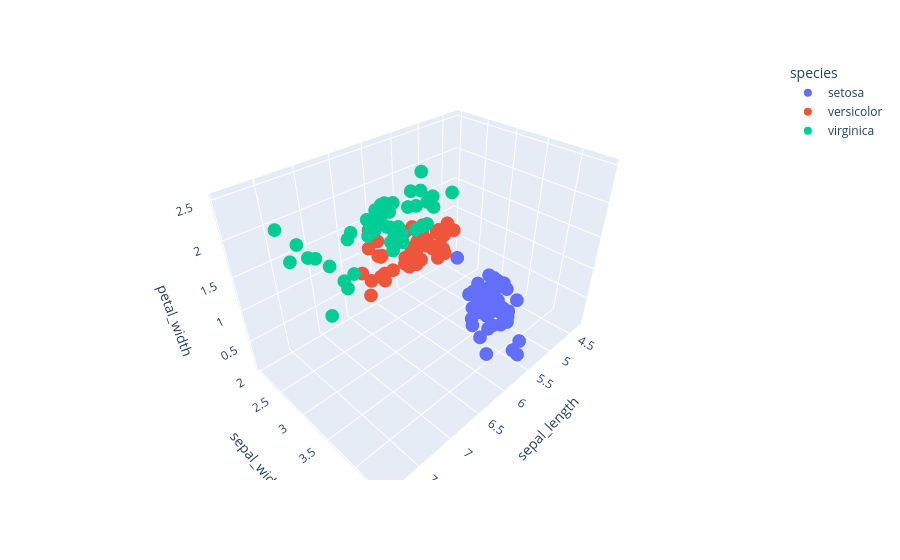

Write notebook code for a chart like this one.
### Markdown cell above
3D scatter plot with Plotly Express

### Code cell
import plotly.express as px
fig=px.data.iris()
print(fig)
var=px.scatter_3d(fig,x="sepal_length",y="sepal_width",z="petal_width",color='species')
var.show()

### Figure 1 — Plotly figure (JSON) as saved in the notebook; plotly's stock layout.template omitted (floating-point values rounded to 4 significant figures)
{"data": [{"hovertemplate": "species=setosa<br>sepal_length=%{x}<br>sepal_width=%{y}<br>petal_width=%{z}<extra></extra>", "legendgroup": "setosa", "marker": {"color": "#636efa", "symbol": "circle"}, "mode": "markers", "name": "setosa", "scene": "scene", "showlegend": true, "type": "scatter3d", "x": [5.1, 4.9, 4.7, 4.6, 5.0, 5.4, 4.6, 5.0, 4.4, 4.9, 5.4, 4.8, 4.8, 4.3, 5.8, 5.7, 5.4, 5.1, 5.7, 5.1, 5.4, 5.1, 4.6, 5.1, 4.8, 5.0, 5.0, 5.2, 5.2, 4.7, 4.8, 5.4, 5.2, 5.5, 4.9, 5.0, 5.5, 4.9, 4.4, 5.1, 5.0, 4.5, 4.4, 5.0, 5.1, 4.8, 5.1, 4.6, 5.3, 5.0], "y": [3.5, 3.0, 3.2, 3.1, 3.6, 3.9, 3.4, 3.4, 2.9, 3.1, 3.7, 3.4, 3.0, 3.0, 4.0, 4.4, 3.9, 3.5, 3.8, 3.8, 3.4, 3.7, 3.6, 3.3, 3.4, 3.0, 3.4, 3.5, 3.4, 3.2, 3.1, 3.4, 4.1, 4.2, 3.1, 3.2, 3.5, 3.1, 3.0, 3.4, 3.5, 2.3, 3.2, 3.5, 3.8, 3.0, 3.8, 3.2, 3.7, 3.3], "z": [0.2, 0.2, 0.2, 0.2, 0.2, 0.4, 0.3, 0.2, 0.2, 0.1, 0.2, 0.2, 0.1, 0.1, 0.2, 0.4, 0.4, 0.3, 0.3, 0.3, 0.2, 0.4, 0.2, 0.5, 0.2, 0.2, 0.4, 0.2, 0.2, 0.2, 0.2, 0.4, 0.1, 0.2, 0.1, 0.2, 0.2, 0.1, 0.2, 0.2, 0.3, 0.3, 0.2, 0.6, 0.4, 0.3, 0.2, 0.2, 0.2, 0.2]}, {"hovertemplate": "species=versicolor<br>sepal_length=%{x}<br>sepal_width=%{y}<br>petal_width=%{z}<extra></extra>", "legendgroup": "versicolor", "marker": {"color": "#EF553B", "symbol": "circle"}, "mode": "markers", "name": "versicolor", "scene": "scene", "showlegend": true, "type": "scatter3d", "x": [7.0, 6.4, 6.9, 5.5, 6.5, 5.7, 6.3, 4.9, 6.6, 5.2, 5.0, 5.9, 6.0, 6.1, 5.6, 6.7, 5.6, 5.8, 6.2, 5.6, 5.9, 6.1, 6.3, 6.1, 6.4, 6.6, 6.8, 6.7, 6.0, 5.7, 5.5, 5.5, 5.8, 6.0, 5.4, 6.0, 6.7, 6.3, 5.6, 5.5, 5.5, 6.1, 5.8, 5.0, 5.6, 5.7, 5.7, 6.2, 5.1, 5.7], "y": [3.2, 3.2, 3.1, 2.3, 2.8, 2.8, 3.3, 2.4, 2.9, 2.7, 2.0, 3.0, 2.2, 2.9, 2.9, 3.1, 3.0, 2.7, 2.2, 2.5, 3.2, 2.8, 2.5, 2.8, 2.9, 3.0, 2.8, 3.0, 2.9, 2.6, 2.4, 2.4, 2.7, 2.7, 3.0, 3.4, 3.1, 2.3, 3.0, 2.5, 2.6, 3.0, 2.6, 2.3, 2.7, 3.0, 2.9, 2.9, 2.5, 2.8], "z": [1.4, 1.5, 1.5, 1.3, 1.5, 1.3, 1.6, 1.0, 1.3, 1.4, 1.0, 1.5, 1.0, 1.4, 1.3, 1.4, 1.5, 1.0, 1.5, 1.1, 1.8, 1.3, 1.5, 1.2, 1.3, 1.4, 1.4, 1.7, 1.5, 1.0, 1.1, 1.0, 1.2, 1.6, 1.5, 1.6, 1.5, 1.3, 1.3, 1.3, 1.2, 1.4, 1.2, 1.0, 1.3, 1.2, 1.3, 1.3, 1.1, 1.3]}, {"hovertemplate": "species=virginica<br>sepal_length=%{x}<br>sepal_width=%{y}<br>petal_width=%{z}<extra></extra>", "legendgroup": "virginica", "marker": {"color": "#00cc96", "symbol": "circle"}, "mode": "markers", "name": "virginica", "scene": "scene", "showlegend": true, "type": "scatter3d", "x": [6.3, 5.8, 7.1, 6.3, 6.5, 7.6, 4.9, 7.3, 6.7, 7.2, 6.5, 6.4, 6.8, 5.7, 5.8, 6.4, 6.5, 7.7, 7.7, 6.0, 6.9, 5.6, 7.7, 6.3, 6.7, 7.2, 6.2, 6.1, 6.4, 7.2, 7.4, 7.9, 6.4, 6.3, 6.1, 7.7, 6.3, 6.4, 6.0, 6.9, 6.7, 6.9, 5.8, 6.8, 6.7, 6.7, 6.3, 6.5, 6.2, 5.9], "y": [3.3, 2.7, 3.0, 2.9, 3.0, 3.0, 2.5, 2.9, 2.5, 3.6, 3.2, 2.7, 3.0, 2.5, 2.8, 3.2, 3.0, 3.8, 2.6, 2.2, 3.2, 2.8, 2.8, 2.7, 3.3, 3.2, 2.8, 3.0, 2.8, 3.0, 2.8, 3.8, 2.8, 2.8, 2.6, 3.0, 3.4, 3.1, 3.0, 3.1, 3.1, 3.1, 2.7, 3.2, 3.3, 3.0, 2.5, 3.0, 3.4, 3.0], "z": [2.5, 1.9, 2.1, 1.8, 2.2, 2.1, 1.7, 1.8, 1.8, 2.5, 2.0, 1.9, 2.1, 2.0, 2.4, 2.3, 1.8, 2.2, 2.3, 1.5, 2.3, 2.0, 2.0, 1.8, 2.1, 1.8, 1.8, 1.8, 2.1, 1.6, 1.9, 2.0, 2.2, 1.5, 1.4, 2.3, 2.4, 1.8, 1.8, 2.1, 2.4, 2.3, 1.9, 2.3, 2.5, 2.3, 1.9, 2.0, 2.3, 1.8]}], "layout": {"legend": {"title": {"text": "species"}, "tracegroupgap": 0}, "margin": {"t": 60}, "scene": {"domain": {"x": [0, 1], "y": [0, 1]}, "xaxis": {"title": {"text": "sepal_length"}}, "yaxis": {"title": {"text": "sepal_width"}}, "zaxis": {"title": {"text": "petal_width"}}}}}
